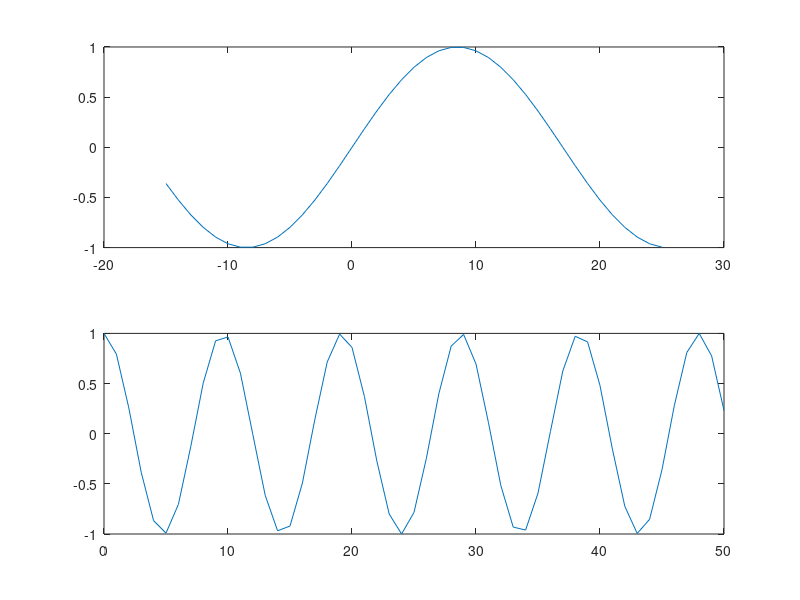

The MATLAB script that drew this image:
z=[0,0,0,0,0,1,0,0,0,0,0,1,0,0,0,0,0,1,0,0,0]
n=0:20
m=-5:15
%a)
subplot(2,1,1)
stem(n,z)
subplot(2,1,2)
stem(m,z)

%b)
t=abs(10-n) %t=|10-n|
plot(n,t) %reprezinta grafic t in functie de n=0:20

%c)
n1=-15:25
x1=sin((pi/17)*n1)
n2=0:50
x2=cos((pi/sqrt(23))*n2)
plot(n1,x1,n2,x2)

subplot(2,1,1)
plot(n1,x1)
subplot(2,1,2)
plot(n2,x2)
